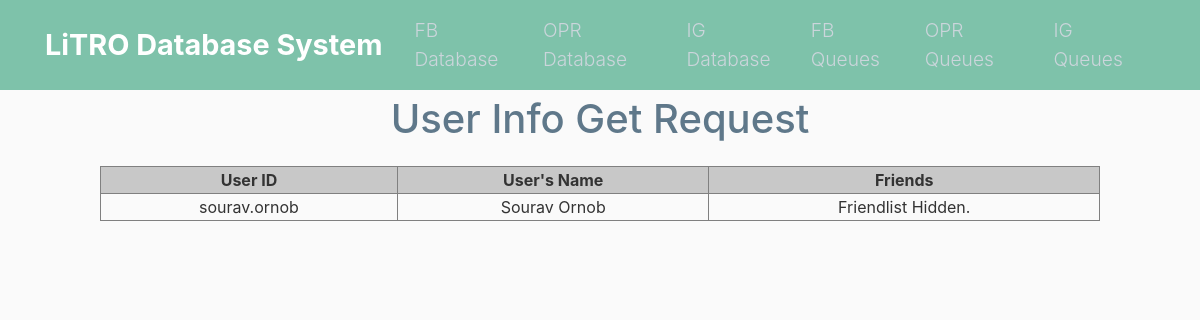
Page /FB/1 on the committed database.
### server/models/FB_Users.py (models this page shows, shortened)
class FB_Users(db.Model):  # facbook user object to store each user info
    id = db.Column(db.Integer, primary_key=True)
    userid = db.Column(db.String(100), unique=True, nullable=False)
    name = db.Column(db.String(100), nullable=False)
    friends = db.Column(db.String(100), nullable=False)

### server/fb_routes.py (the view)
@app.route('/FB/<id>')  # to get a single drink at once
def get_FBuser(id):  # each db entry is named as id=1, id=2 and so on
    output = []
    user = FB_Users.query.get_or_404(id)
    user_data = {'userid': user.userid,
                 'name': user.name, 'friends': user.friends}
    output.append(user_data)
    logmaker.logger.info(f"Printing FB user with database id {id}.")
    return render_template('getFBuser.html', outputs=output)

### server/templates/getFBuser.html (shortened to what this page needs)
<!DOCTYPE html>
<html lang="en">
  <head>
    <link rel="stylesheet" href="https://maxcdn.bootstrapcdn.com/bootstrap/4.0.0/css/bootstrap.min.css">
    <link rel="stylesheet" type="text/css" href="{{ url_for('static', filename='main.css') }}">
  </head>
  <body>
    <header class="site-header">
      <nav class="navbar navbar-expand-md navbar-dark bg-steel fixed-top">
        <div class="container">
          <a class="navbar-brand mr-4" href="/">LiTRO Database System</a>
          <div class="collapse navbar-collapse" id="navbarToggle">
            <div class="navbar-nav mr-auto">
              <a class="nav-item nav-link" href="/FB">FB Database</a>
              <a class="nav-item nav-link" href="/OPR">OPR Database</a>
              <a class="nav-item nav-link" href="/IG">IG Database</a>
            </div>
            <div class="navbar-nav">
              <a class="nav-item nav-link" href="/FB/TQ">FB Queues</a>
              <a class="nav-item nav-link" href="/OPR/TQ">OPR Queues</a>
              <a class="nav-item nav-link" href="/IG/TQ">IG Queues</a>
            </div>
          </div>
        </div>
      </nav>
    </header>
    <h1 style="text-align: center" class="heading-tag">User Info Get Request</h1>
    <table border="1" width="1000px" style="text-align: center; margin: auto">
      <tr>
        <th style="background-color: #c8c8c8">User ID</th>
        <th style="background-color: #c8c8c8">User's Name</th>
        <th style="background-color: #c8c8c8">Friends</th>
      </tr>
      {% for output in outputs %}
      <tr width="50px">
        <td>{{ output.userid }}</td>
        <td>{{ output.name }}</td>
        <td>{{output.friends}}</td>
      </tr>
      {% endfor %}
    </table>
  </body>
</html>

### static/main.css (style rules this page uses)
body { background: #fafafa; color: #333333; margin-top: 5rem; }
h1, h2, h3, h4, h5, h6 { color: #444444; }
.bg-steel { background-color: #5f788a; }
.site-header .navbar-nav .nav-link { color: #cbd5db; }
.navbar-brand { font-size: 1.8rem; font-weight: bold; }
.navbar { background-color: #7EC2AA; }
.nav-link { font-weight: 300; font-size: 1.2rem; }
.heading-tag { color: #5f788a; padding: 15px; }

### rows in the picture
FB_Users: userid "sourav.ornob", name "Sourav Ornob", friends "Friendlist Hidden."
